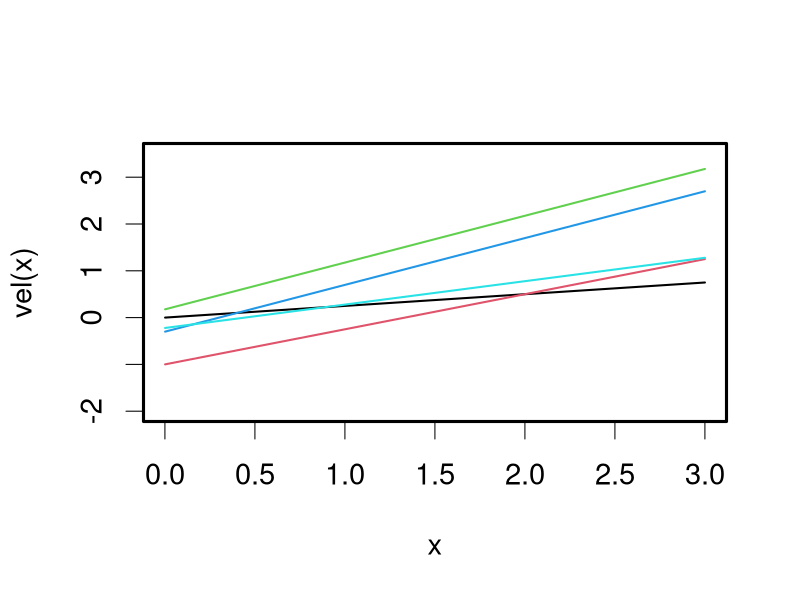

This figure's R source: (Note: this script raises an error after producing the figure.)
op <- par(lwd=3, cex=1.75)
consum0 <- 1.5
consExp <- 1
fmr0    <- 0.1
fmrExp  <- (3/4)
percep0 <- 0.6
percExp <- 1/2
reser0  <- 0.5
resExp  <- 1
vel0    <- 1
velExp  <- 1/4

vel     <- function(logSize) log10(vel0) + logSize * velExp
fmr     <- function(logSize) log10(fmr0) + logSize * fmrExp
maxcons <- function(logSize) log10(consum0) + logSize * consExp
maxres  <- function(logSize) log10(reser0) + logSize * resExp
percep  <- function(logSize) log10(percep0) + logSize * percExp

curve(vel(x), from=1e-3, to=3, lwd=2, col=1, ylim=c(-2,3.5))
curve(fmr(x), from=1e-3, to=3, add=TRUE, lwd=2, col=2)
curve(maxcons(x), from=1e-3, to=3, add=TRUE, lwd=2, col=3)
curve(maxres(x), from=1e-3, to=3, add=TRUE, lwd=2, col=4)
curve(percep(x), from=1e-3, to=3, add=TRUE, lwd=2, col=5)

percMaxres <- (log10(percep0) - log10(reser0)) / (resExp - percExp)
velMaxres  <- (log10(vel0) - log10(reser0)) / (resExp - velExp)
velPercep  <- (log10(vel0) - log10(percep0)) / (percExp - velExp)
fmrVel     <- (log10(fmr0) - log10(vel0)) / (velExp - fmrExp)
fmrRoot    <- - log10(fmr0) / fmrExp
percRoot   <- - log10(percep0) / percExp
reserRoot  <- - log10(reser0) / resExp
velRoot    <- - log10(vel0) / velExp

ejes(col=8, lty=1, lwd=1)

secantes <- sort(c(
	percMaxres=percMaxres,
	velMaxres=velMaxres,
	velPercep=velPercep,
	fmrVel=fmrVel,
	fmrRoot=fmrRoot,
	velRoot=velRoot,
	reserRoot=reserRoot,
	percRoot=percRoot))

abline(v=secantes, lwd=1, col='yellow')

legend('topleft', lwd=2, col=1:5, bty='n', legend=c('vel', 'fmr', 'maxcons', 'maxres', 'percep'), cex=.8)

dev2bitmap('curvas_alometricas.png', res=300, width=10, height=8)

save(secantes, file='secantes.RData')

par(op)
